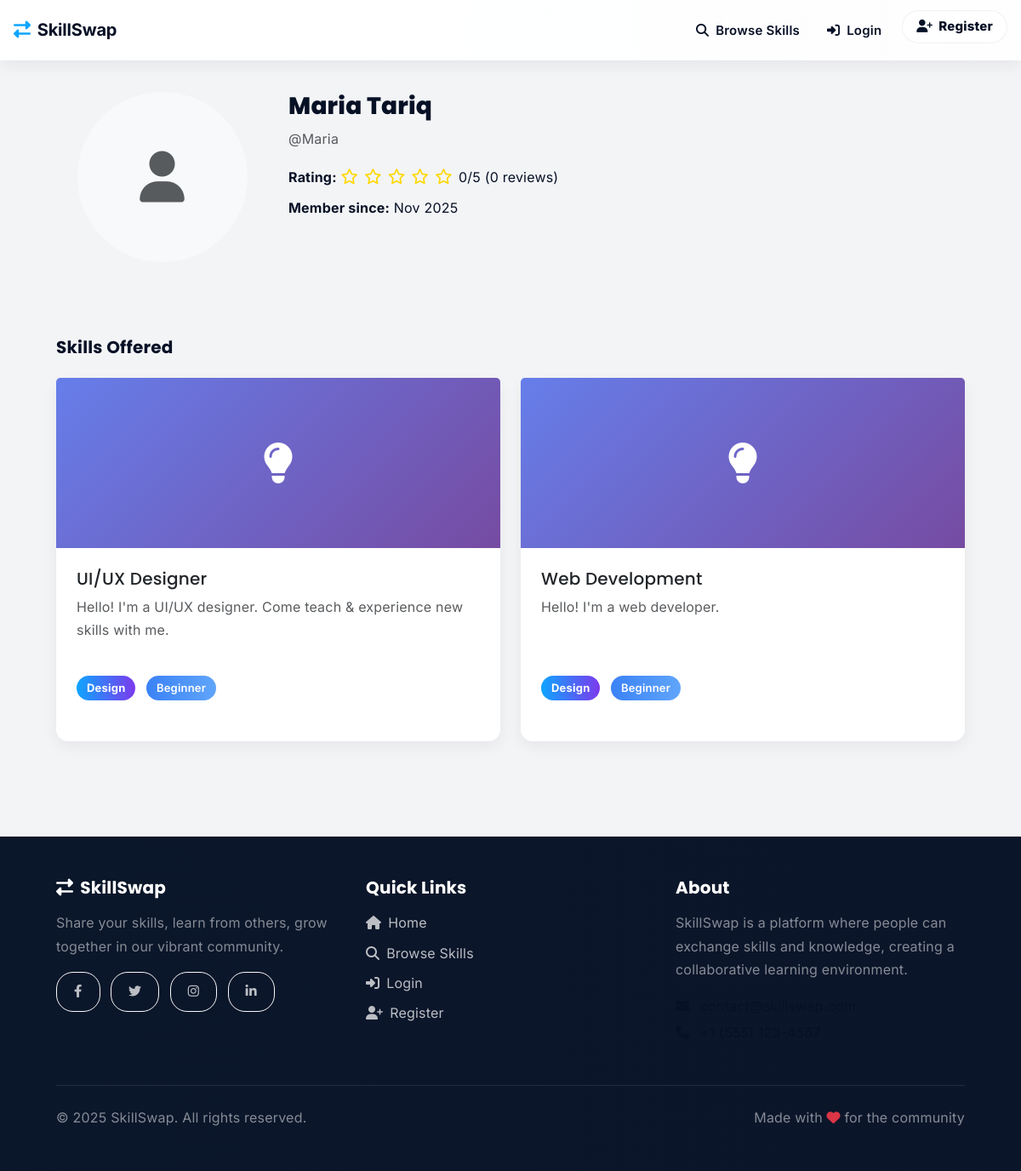
The app's page /profile/Maria/ with its own data.
### skillswap/models.py (models this page shows, shortened)
class UserProfile(models.Model):
    user = models.OneToOneField(User, on_delete=models.CASCADE)
    bio = models.TextField(blank=True, null=True)
    profile_picture = models.ImageField(upload_to='profile_pics/', blank=True, null=True)
    location = models.CharField(max_length=100, blank=True)
    rating = models.FloatField(default=0, validators=[MinValueValidator(0), MaxValueValidator(5)])
    created_at = models.DateTimeField(auto_now_add=True)
    updated_at = models.DateTimeField(auto_now=True)
    class Meta:
        ordering = ['-created_at']

class Skill(models.Model):
    LEVEL_CHOICES = [
        ('beginner', 'Beginner'),
        ('intermediate', 'Intermediate'),
        ('advanced', 'Advanced'),
        ('expert', 'Expert'),
    ]
    CATEGORY_CHOICES = [
        ('programming', 'Programming'),
        ('languages', 'Languages'),
        ('design', 'Design'),
        ('business', 'Business'),
        ('music', 'Music'),
        ('sports', 'Sports'),
        ('cooking', 'Cooking'),
        ('art', 'Art'),
        ('fitness', 'Fitness'),
        ('other', 'Other'),
    ]
    owner = models.ForeignKey(UserProfile, on_delete=models.CASCADE, related_name='skills')
    name = models.CharField(max_length=100)
    description = models.TextField()
    category = models.CharField(max_length=50, choices=CATEGORY_CHOICES)
    level = models.CharField(max_length=20, choices=LEVEL_CHOICES)
    image = models.ImageField(upload_to='skill_images/', blank=True, null=True)
    created_at = models.DateTimeField(auto_now_add=True)
    updated_at = models.DateTimeField(auto_now=True)
    class Meta:
        ordering = ['-created_at']

### skillswap/views.py (the view)
# urls.py: path('profile/<str:username>/', views.profile_view, name='profile'),
def profile_view(request, username):
    user = get_object_or_404(UserProfile, user__username=username)
    skills = user.skills.all()
    reviews = user.reviews_received.all()
    average_rating = reviews.aggregate(Avg('rating'))['rating__avg'] or 0
    context = {
        'profile': user,
        'skills': skills,
        'reviews': reviews,
        'average_rating': round(average_rating, 1),
        'total_reviews': reviews.count(),
    }
    return render(request, 'skillswap/profile.html', context)

### skillswap/templates/skillswap/profile.html (shortened to what this page needs)
{% extends 'base.html' %}
{% block content %}
<div class="navbar-padding"></div>
<div class="container content-container">
    <div class="row mb-5">
        <div class="col-md-3 text-center">
            {% if profile.profile_picture %}
                <img src="{{ profile.profile_picture.url }}" alt="{{ profile.user.username }}" class="img-fluid rounded-circle mb-3" style="max-width: 200px; border: 3px solid #667eea;">
            {% else %}
                <div class="bg-light rounded-circle d-flex align-items-center justify-content-center mb-3 mx-auto" style="width: 200px; height: 200px; font-size: 60px;">
                    <i class="fas fa-user text-muted"></i>
                </div>
            {% endif %}
        </div>
        <div class="col-md-9">
            <h2>{{ profile.user.get_full_name|default:profile.user.username }}</h2>
            <p class="text-muted">@{{ profile.user.username }}</p>
            <div class="mt-3">
                <p class="mb-2">
                    <strong>Rating:</strong>
                    <span class="rating">
                        {% for i in "x"|rjust:"5" %}
                            {% if forloop.counter <= average_rating %}
                                <i class="fas fa-star"></i>
                            {% else %}
                                <i class="far fa-star"></i>
                            {% endif %}
                        {% endfor %}
                    </span>
                    {{ average_rating }}/5 ({{ total_reviews }} reviews)
                </p>
                <p class="mb-0"><strong>Member since:</strong> {{ profile.created_at|date:"M Y" }}</p>
            </div>
        </div>
    </div>
    <div class="row mb-5">
        <div class="col-12">
            <h3 class="mb-4">Skills Offered</h3>
            {% if skills %}
                <div class="row">
                    {% for skill in skills %}
                        <div class="col-md-6 mb-4">
                            <div class="card h-100">
                                {% if skill.image %}
                                    <img src="{{ skill.image.url }}" class="card-img-top" alt="{{ skill.name }}" style="height: 200px; object-fit: cover;">
                                {% else %}
                                    <div class="card-img-top d-flex align-items-center justify-content-center" style="height: 200px; background: linear-gradient(135deg, #667eea 0%, #764ba2 100%);">
                                        <i class="fas fa-lightbulb fa-3x text-white"></i>
                                    </div>
                                {% endif %}
                                <div class="card-body d-flex flex-column">
                                    <h5 class="card-title">{{ skill.name }}</h5>
                                    <p class="card-text text-muted flex-grow-1">{{ skill.description }}</p>
                                    <div class="mb-3">
                                        <span class="badge badge-category">{{ skill.get_category_display }}</span>
                                        <span class="badge bg-info">{{ skill.get_level_display }}</span>
                                    </div>
                                </div>
                            </div>
                        </div>
                    {% endfor %}
                </div>
            {% else %}
                <p class="text-muted">This user hasn't added any skills yet.</p>
            {% endif %}
        </div>
    </div>
</div>
{% endblock %}

### skillswap/static/css/modern-style.css (style rules this page uses)
:root { --bg: #f3f4f6; --surface: #ffffff; --muted: #6b7280; --electric-blue: #0ea5ff; --soft-white: #ffffff; --aqua-green: #14b8a6; --midnight-navy: #061226; --vibrant-purple: #7c3aed; --light-gray: #eef2f7; --coral-orange: #ff6b6b; --deep-charcoal: #071126; --success-color: #10b981; --warning-color: #f59e0b; --danger-color: #ef4444; --info-color: #3b82f6; --primary-gradient: linear-gradient(90deg, var(--electric-blue) 0%, var(--aqua-green) 100%); --primary-gradient-2: linear-gradient(90deg, var(--vibrant-purple) 0%, var(--electric-blue) 100%); --accent-gradient: linear-gradient(90deg, var(--coral-orange) 0%, #ff8a66 100%); --success-gradient: linear-gradient(90deg, var(--success-color) 0%, #34d399 100%); --warning-gradient: linear-gradient(90deg, var(--warning-color) 0%, #fbbf24 100%); --danger-gradient: linear-gradient(90deg, var(--danger-color) 0%, #f87171 100%); --info-gradient: linear-gradient(90deg, var(--info-color) 0%, #60a5fa 100%); --cta: var(--coral-orange); --highlight: #f59e0b; --shadow-sm: 0 6px 18px rgba(7, 17, 38, 0.06); --shadow-md: 0 12px 30px rgba(7, 17, 38, 0.09); --shadow-lg: 0 20px 50px rgba(7, 17, 38, 0.15); --radius-sm: 10px; --radius-md: 14px; --radius-lg: 20px; --ease-fast: 0.16s cubic-bezier(.4,0,.2,1); --ease: 0.28s cubic-bezier(.4,0,.2,1); --transition-fast: 0.2s ease; --transition-normal: 0.3s ease; --transition-slow: 0.5s ease; }
* { box-sizing: border-box; }
html,body { height: 100%; }
body { margin: 0; font-family: 'Poppins', 'Inter', 'Segoe UI', system-ui, -apple-system, 'Helvetica Neue', Arial; background: var(--bg); color: var(--deep-charcoal); -webkit-font-smoothing:antialiased; font-size: 16px; line-height: 1.7; letter-spacing: 0.2px; }
.container { max-width: 1100px; padding-left: 1rem; padding-right: 1rem; }
.card { border: none; background: var(--surface); border-radius: var(--radius-md); box-shadow: var(--shadow-sm); margin-bottom: 1.5rem; transition: all var(--ease); }
.card-body { padding: 1.5rem; }
.badge { padding: 0.5rem 0.75rem; font-weight: 600; font-size: 13px; border-radius: 999px; display: inline-block; margin-right: 0.5rem; margin-bottom: 0.5rem; }
.badge-category { background: linear-gradient(90deg, var(--electric-blue), var(--vibrant-purple)) !important; color: white !important; border-radius: 999px; padding: 0.5rem 0.75rem; font-weight: 700; font-size: 13px; border: none; }
.badge.bg-info { background: linear-gradient(90deg, var(--info-color), #60a5fa) !important; color: white !important; font-weight: 600; }
.rating { color: var(--gold-500); font-size:15px; }
h2 { font-family: 'Poppins', sans-serif; font-weight:800; font-size:1.75rem; color: var(--deep-charcoal); margin-bottom: .5rem; }
h3 { font-family: 'Poppins', sans-serif; font-weight:700; font-size:1.25rem; color: var(--deep-charcoal); }
p, li, span, a { font-family: 'Inter', system-ui, -apple-system, 'Segoe UI', Arial; color: var(--deep-charcoal); }
.rating { color: #ffd700; font-size: 18px; }
.rating i { margin-right: 2px; transition: var(--transition-fast); }
.navbar-padding { padding-top: 76px; }
.content-container { margin-top: 2rem; margin-bottom: 2rem; padding: 0 1rem; }
.row > [class*="col-"] { padding-left: 0.75rem; padding-right: 0.75rem; margin-bottom: 1.5rem; }
.badge { padding: 0.5rem 0.75rem; white-space: nowrap; }

### records on screen
UserProfile: user.get_full_name "Maria Tariq", user.username "Maria", created_at "Nov 2025"
Skill: name "UI/UX Designer", description "Hello! I'm a UI/UX designer. Come teach & experience new skills with me.", category "Design", level "Beginner"
Skill: name "Web Development", description "Hello! I'm a web developer.", category "Design", level "Beginner"

### other values on screen
{{ average_rating }} "0"
{{ total_reviews }} "0"
